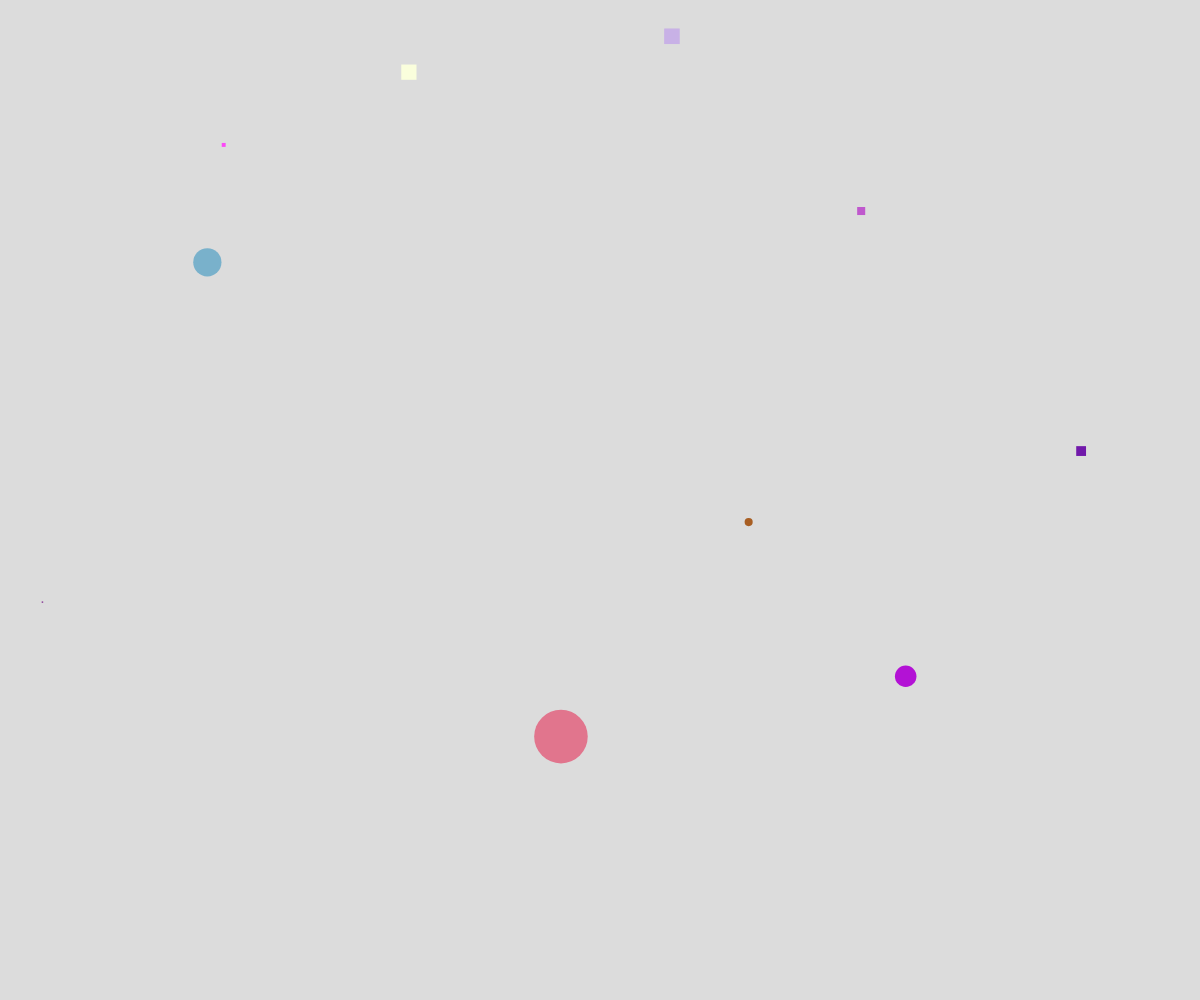
Frame 1 (no input)
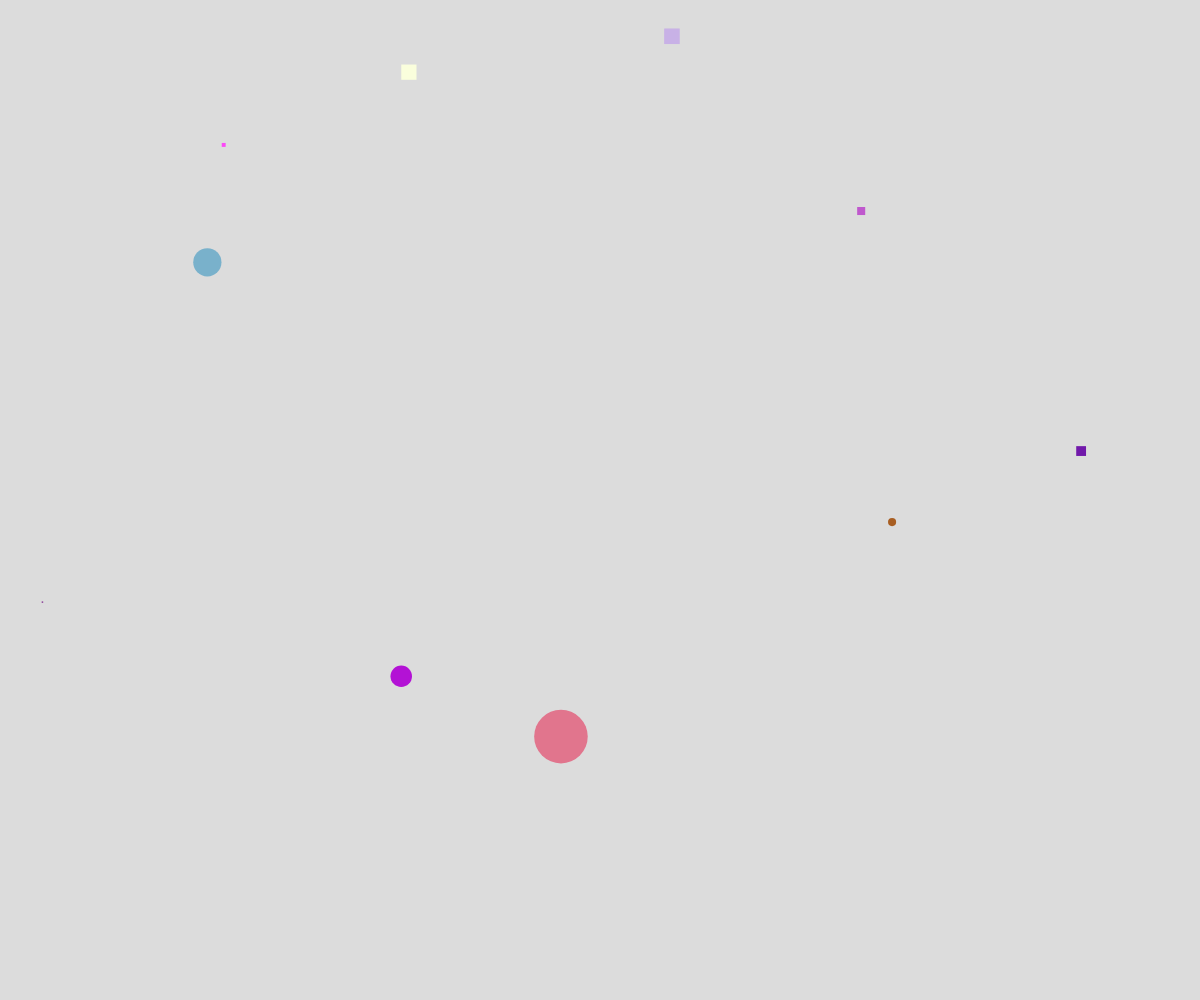
Frame 60 (no input)
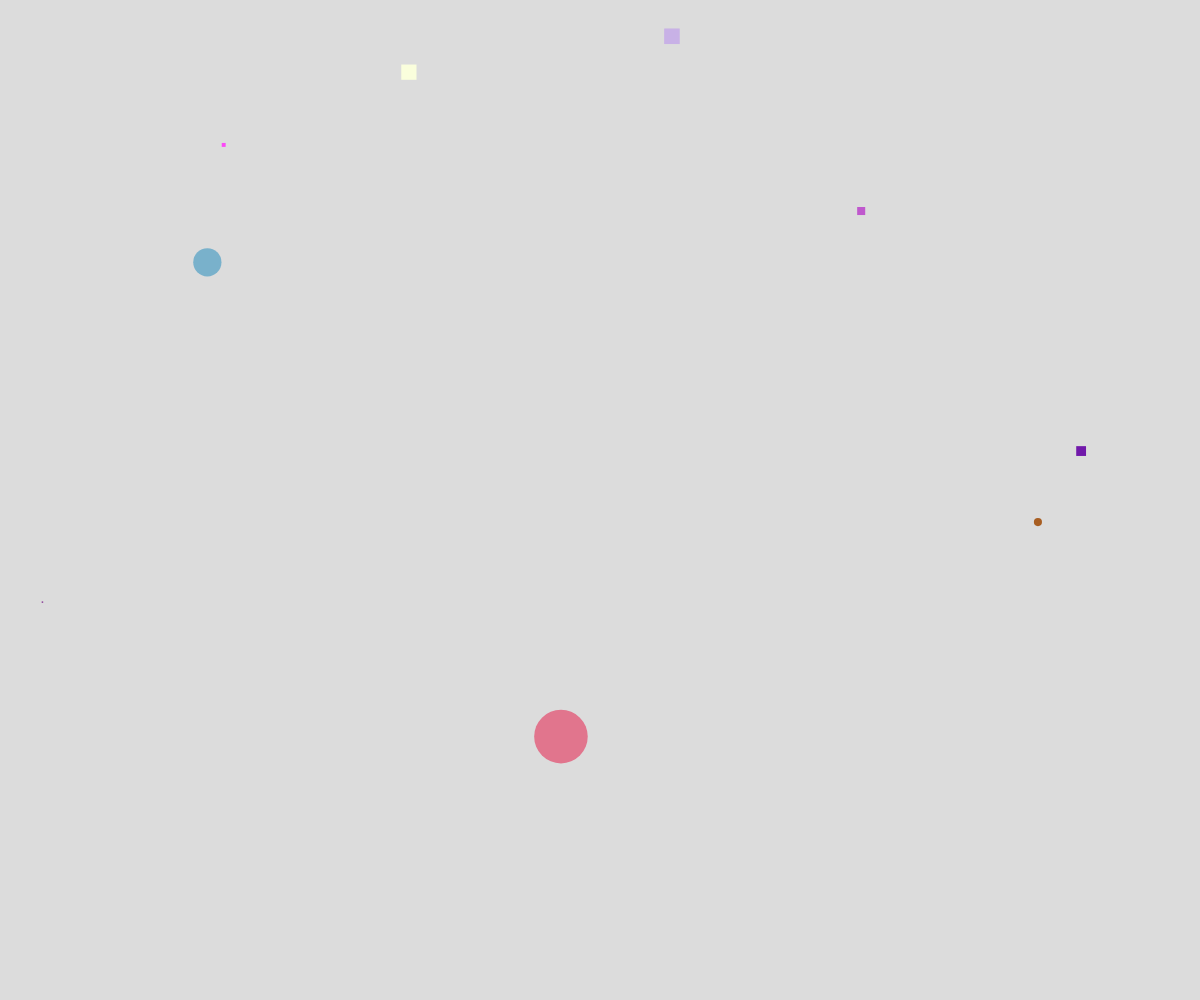
Frame 120 (the mouse pressed at the canvas centre since frame 60)

The p5.js sketch that drew these frames (run headless with seeded random() and noise() and a simulated clock; from frame 60 on, the mouse is pressed at the canvas centre):

// p5.js sketch
// ── sketch.js
// Object Inheritance Demo
// Luke P-F
// 5/16/2023

let shapes = [];

class Shape {
  constructor(x, y, color) {
    this.x = x;
    this.y = y;
    this.color = color;
  }

  display() {
    // placeholder display function
    noStroke();
    fill(this.color);
    rect(this.x, this.y, 30, 60);
  }
}

class Circle extends Shape {
  constructor(x, y, color, radius) {
    super(x, y, color);
    this.radius = radius;
  }

  display() {
    noStroke();
    fill(this.color);
    circle(this.x, this.y, this.radius * 2);
  }
}

class Square extends Shape {
  constructor(x, y, color, size) {
    super(x, y, color);
    this.size = size;
  }

  display() {
    noStroke();
    fill(this.color);
    square(this.x, this.y, this.size);
  }
}
 
class Triangle extends Shape {
  constructor(x, y, color, x1, y1, x2, y2) {
    super(x, y, color);
    this.x1 = x1;
    this.y1 = y1;
    this.x2 = x2;
    this.y2 = y2;
  }

  display() {
    noStroke();
    fill(this.color);
    triangle(this.x, this.y, this.x1, this.y1, this.x2, this.y2);
  }
}

class MovingCircle extends Circle {
  constructor(x, y, color, radius, speed) {
    super(x, y, color, radius);
    this.speed = speed;
  }

  update() {
    this.x += this.speed;

    if (this.x > width) {
      this.x = -this.radius;
    }
  }

  display() {
    this.update();
    super.display();
  }
}
function setup() {
  createCanvas(windowWidth, windowHeight);
  for (let i = 0; i < 10; i++) {
    let x = random(width);
    let y = random(height);

    let r = random(255);
    let g = random(255);
    let b = random(255);
    let someColor = color(r, g, b);

    let choice = random(100);
    if (choice < 25) {
      let radius = random(33);
      let someCircle = new Circle(x, y, someColor, radius);
      shapes.push(someCircle);
    }
    else if (choice < 50) {
      let size = random(33);
      let someSquare = new Square(x, y, someColor, size);
      shapes.push(someSquare);
    }
    else if (choice < 75) {
      let x1 = random(width);
      let x2 = random(width);
      let y1 = random(height);
      let y2 = random(height);
      let someTriangle = new Triangle(x, y, someColor, x1, y1, x2, y2);
      shapes.push(someTriangle);
    }
    else {
      let radius = random(33);
      let speed = random(-10, 10);
      let someMovingCircle = new MovingCircle(x, y, someColor, radius, speed);
      shapes.push(someMovingCircle);
    }
  }
}

function draw() {
  background(220);

  for (let oneShape of shapes) {
    oneShape.display();
  }
}
